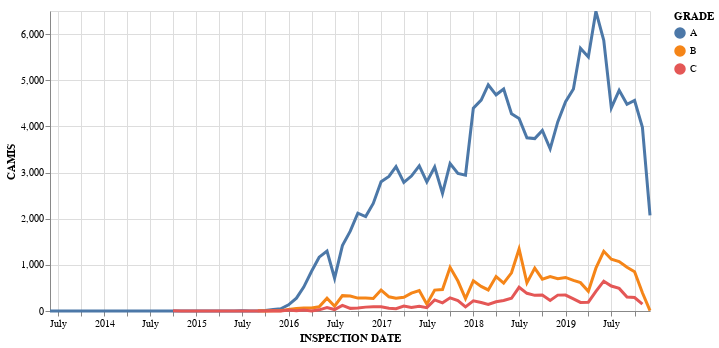

Notebook cell for this chart:
### Code cell
highlight = alt.selection(type='single', on='mouseover',
                          fields=['GRADE'], nearest=True)

base = alt.Chart(grades_ts).encode(
    x='INSPECTION DATE:T',
    y='CAMIS:Q',
    color='GRADE:N'
)

points = base.mark_circle().encode(
    opacity=alt.value(0)
).add_selection(
    highlight
).properties(
    width=600
)

lines = base.mark_line().encode(
    size=alt.condition(~highlight, alt.value(1), alt.value(3))
)

points + lines

### Figure 1 — Vega-Lite specification as saved in the notebook (floating-point values rounded to 4 significant figures; data arrays with more than 128 entries replaced by an {"elided": "..."} marker saying what was removed)
{"config": {"view": {"continuousWidth": 400, "continuousHeight": 300}}, "layer": [{"mark": "circle", "encoding": {"color": {"type": "nominal", "field": "GRADE"}, "opacity": {"value": 0}, "x": {"type": "temporal", "field": "INSPECTION DATE"}, "y": {"type": "quantitative", "field": "CAMIS"}}, "selection": {"selector002": {"type": "single", "on": "mouseover", "fields": ["GRADE"], "nearest": true}}, "width": 600}, {"mark": "line", "encoding": {"color": {"type": "nominal", "field": "GRADE"}, "size": {"condition": {"value": 1, "selection": {"not": "selector002"}}, "value": 3}, "x": {"type": "temporal", "field": "INSPECTION DATE"}, "y": {"type": "quantitative", "field": "CAMIS"}}}], "data": {"name": "data-894e76c40ccac69ec0a8972c8bdaf8fd"}, "$schema": "https://vega.github.io/schema/vega-lite/v4.0.0.json", "datasets": {"data-894e76c40ccac69ec0a8972c8bdaf8fd": {"elided": "193 records"}}}
